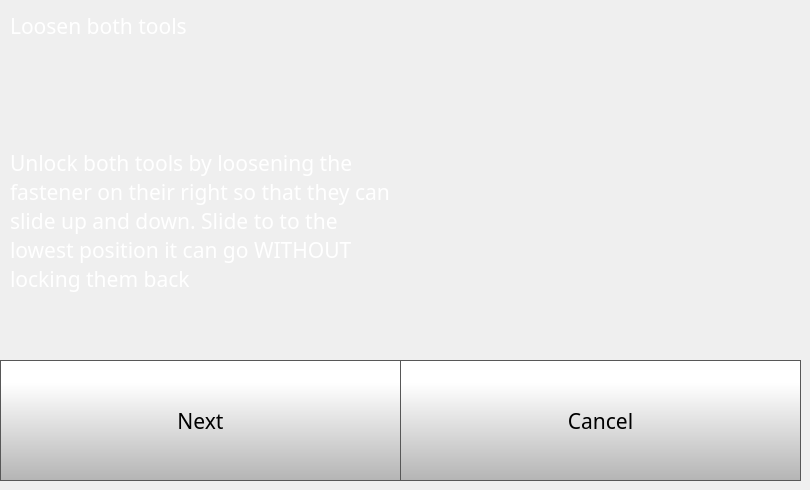
   <widget class="QWidget" name="idexConfigStep4Page">
    <widget class="QLabel" name="calibrateLabel_17">
     <property name="geometry">
      <rect>
       <x>10</x>
       <y>80</y>
       <width>391</width>
       <height>281</height>
      </rect>
     </property>
     <property name="font">
      <font>
       <family>Gotham</family>
       <pointsize>16</pointsize>
       <weight>50</weight>
       <bold>false</bold>
      </font>
     </property>
     <property name="styleSheet">
      <string notr="true">color: rgb(255, 255, 255);</string>
     </property>
     <property name="text">
      <string>Unlock both tools by loosening the fastener on their right so that they can slide up and down. Slide to to the lowest position it can go WITHOUT locking them back</string>
     </property>
     <property name="wordWrap">
      <bool>true</bool>
     </property>
    </widget>
    <widget class="QLabel" name="Nozzlelevel1_2">
     <property name="geometry">
      <rect>
       <x>410</x>
       <y>50</y>
       <width>361</width>
       <height>281</height>
      </rect>
     </property>
     <property name="text">
      <string/>
     </property>
     <property name="alignment">
      <set>Qt::AlignCenter</set>
     </property>
    </widget>
    <widget class="QPushButton" name="idexConfigStep4CancelButton">
     <property name="geometry">
      <rect>
       <x>400</x>
       <y>360</y>
       <width>401</width>
       <height>121</height>
      </rect>
     </property>
     <property name="font">
      <font>
       <family>Gotham</family>
       <pointsize>16</pointsize>
      </font>
     </property>
     <property name="styleSheet">
      <string notr="true">QPushButton {
     border: 1px solid rgb(87, 87, 87);
	background-color: qlineargradient(spread:pad, x1:0, y1:1, x2:0, y2:0.188, stop:0 rgba(180, 180, 180, 255), stop:1 rgba(255, 255, 255, 255));


}

QPushButton:pressed {
    background-color: qlineargradient(x1: 0, y1: 0, x2: 0, y2: 1,
                                      stop: 0 #dadbde, stop: 1 #f6f7fa);
}

QPushButton:flat {
    border: none; /* no border for a flat push button */
}

QPushButton:default {
    border-color: navy; /* make the default button prominent */
}

QPushButton:focus {
	outline: none;
}</string>
     </property>
     <property name="text">
      <string>Cancel</string>
     </property>
     <property name="iconSize">
      <size>
       <width>40</width>
       <height>40</height>
      </size>
     </property>
    </widget>
    <widget class="QLabel" name="calibrateLabel_13">
     <property name="geometry">
      <rect>
       <x>10</x>
       <y>10</y>
       <width>781</width>
       <height>31</height>
      </rect>
     </property>
     <property name="font">
      <font>
       <family>Gotham</family>
       <pointsize>16</pointsize>
       <weight>50</weight>
       <bold>false</bold>
      </font>
     </property>
     <property name="styleSheet">
      <string notr="true">color: rgb(255, 255, 255);</string>
     </property>
     <property name="text">
      <string>Loosen both tools</string>
     </property>
     <property name="wordWrap">
      <bool>true</bool>
     </property>
    </widget>
    <widget class="QPushButton" name="idexConfigStep4NextButton">
     <property name="geometry">
      <rect>
       <x>0</x>
       <y>360</y>
       <width>401</width>
       <height>121</height>
      </rect>
     </property>
     <property name="font">
      <font>
       <family>Gotham</family>
       <pointsize>16</pointsize>
      </font>
     </property>
     <property name="styleSheet">
      <string notr="true">QPushButton {
     border: 1px solid rgb(87, 87, 87);
	background-color: qlineargradient(spread:pad, x1:0, y1:1, x2:0, y2:0.188, stop:0 rgba(180, 180, 180, 255), stop:1 rgba(255, 255, 255, 255));


}

QPushButton:pressed {
    background-color: qlineargradient(x1: 0, y1: 0, x2: 0, y2: 1,
                                      stop: 0 #dadbde, stop: 1 #f6f7fa);
}

QPushButton:flat {
    border: none; /* no border for a flat push button */
}

QPushButton:default {
    border-color: navy; /* make the default button prominent */
}

QPushButton:focus {
	outline: none;
}</string>
     </property>
     <property name="text">
      <string>Next</string>
     </property>
     <property name="iconSize">
      <size>
       <width>40</width>
       <height>40</height>
      </size>
     </property>
    </widget>
   </widget>
